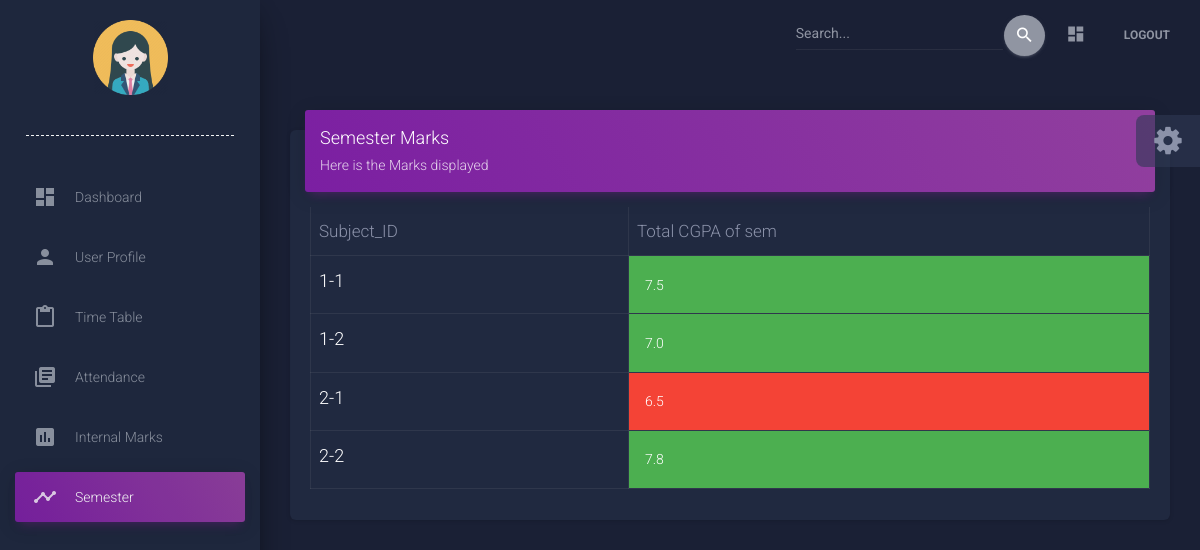
Page /info/student/CS01/semester on the committed database.
### info/models.py (models this page shows)
class SemStudentCourse(models.Model):
    student = models.ForeignKey(Student, on_delete=models.CASCADE)
    sem = models.ForeignKey(Sem, on_delete=models.CASCADE)
    cgpa = models.FloatField(default=6.5)
    def __str__(self):
        return "%s Sem-%s " % (self.student, self.sem)
    class Meta:
        ordering = ['sem']

class Sem(models.Model):
    year_sem = models.CharField(max_length=8, choices=select_year)
    select_subject = models.ForeignKey(Course, on_delete=models.CASCADE)
    sem_class = models.ForeignKey(Class, on_delete=models.CASCADE, related_name="CS5A")
    def __str__(self):
        return  self.year_sem

### info/views.py (the view)
# urls.py: path('student/<slug:stud_id>/semester', views.test, name='semester'),
def test(request, stud_id):
    sem_list = SemStudentCourse.objects.all()
    sem_marks = SemMarks.objects.filter(Q(student_sem__student__USN=stud_id) & Q(student_sem__sem__year_sem=sem))
    print(sem_list,'---------------------------------------------')
    content = {
        'USN': stud_id,
        'sem_marks': sem_marks,
        'sem_list': sem_list,
        'nbar': 'semester',
    }
    return  render(request, 'info/semester.html', content)

### info/models.py (called while the page is built)
    def __str__(self):
        return self.name

### info/templates/info/semester.html (shortened to what this page needs)
{% extends 'info/basestudent.html'%}
{% block content %}
<div class="content">
        <div class="container-fluid">
          <div class="row">
            <div class="col-md-12">
              <div class="card">
                <div class="card-header card-header-primary">
                  <h4 class="card-title ">Semester Marks</h4>
                  <p class="card-category"> Here is the Marks displayed</p>
                </div>
                <div class="card-body">
                  <div class="table-responsive">
            <table class="table table-bordered" id="dataTable" width="100%" cellspacing="0">
                  <thead>
                    <tr>
                        <th>Subject_ID</th>
                        <th>Total CGPA of sem</th>
                    </tr>
                  </thead>
                  <tbody>
                    {% for sc in sem_list %}
                    <tr>
                        <td>
                            <a href="{% url 'sem' request.user.student.USN  sc.sem.year_sem %}"><h4>{{ sc.sem.year_sem }}</h4></a></td>
                        {% if  sc.cgpa <= 6.5 %}
                        <td class="p-3 mb-2 bg-danger text-white">{{ sc.cgpa }}</td>
                            {% else %}
                        <td class="p-3 mb-2 bg-success text-white">{{ sc.cgpa }} </td>
                        {% endif %}
                    </tr>
                    {% endfor %}
                  </tbody>
                </table>
              </div>
            </div>
          </div>
    {% endblock %}

### rows in the picture
SemStudentCourse: sem.year_sem "1-1", cgpa "7.5"
SemStudentCourse: sem.year_sem "1-2", cgpa "7.0"
SemStudentCourse: sem.year_sem "2-1", cgpa "6.5"
SemStudentCourse: sem.year_sem "2-2", cgpa "7.8"
